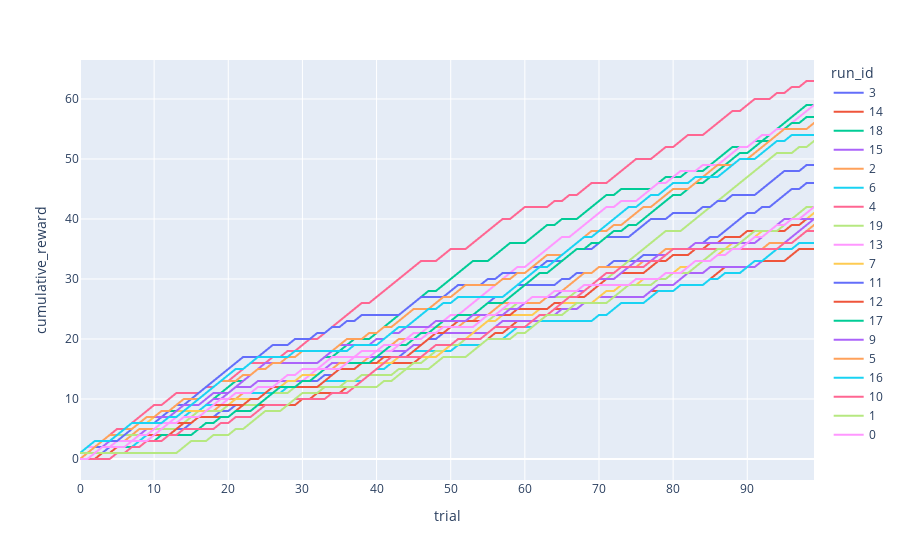

Notebook code for this chart:
### Code cell
px.line(df, x='trial', y='cumulative_reward', color='run_id')

### Figure 1 — Plotly figure (JSON) as saved in the notebook; plotly's stock layout.template omitted (floating-point values rounded to 4 significant figures)
{"data": [{"hovertemplate": "run_id=3<br>trial=%{x}<br>cumulative_reward=%{y}<extra></extra>", "legendgroup": "3", "line": {"color": "#636efa", "dash": "solid"}, "marker": {"symbol": "circle"}, "mode": "lines", "name": "3", "showlegend": true, "type": "scattergl", "x": [0, 1, 2, 3, 4, 5, 6, 7, 8, 9, 10, 11, 12, 13, 14, 15, 16, 17, 18, 19, 20, 21, 22, 23, 24, 25, 26, 27, 28, 29, 30, 31, 32, 33, 34, 35, 36, 37, 38, 39, 40, 41, 42, 43, 44, 45, 46, 47, 48, 49, 50, 51, 52, 53, 54, 55, 56, 57, 58, 59, 60, 61, 62, 63, 64, 65, 66, 67, 68, 69, 70, 71, 72, 73, 74, 75, 76, 77, 78, 79, 80, 81, 82, 83, 84, 85, 86, 87, 88, 89, 90, 91, 92, 93, 94, 95, 96, 97, 98, 99], "xaxis": "x", "y": [0, 1, 1, 1, 2, 3, 3, 3, 3, 3, 3, 3, 4, 5, 5, 6, 7, 7, 7, 8, 8, 9, 9, 10, 10, 11, 11, 11, 12, 12, 13, 13, 13, 14, 14, 15, 16, 16, 16, 16, 17, 17, 17, 17, 18, 19, 19, 20, 20, 21, 22, 23, 23, 24, 25, 26, 27, 27, 28, 29, 29, 29, 29, 29, 29, 30, 30, 31, 31, 31, 32, 32, 33, 33, 33, 33, 34, 34, 34, 34, 35, 35, 35, 36, 36, 37, 37, 38, 39, 40, 41, 41, 42, 42, 43, 44, 45, 45, 46, 46], "yaxis": "y"}, {"hovertemplate": "run_id=14<br>trial=%{x}<br>cumulative_reward=%{y}<extra></extra>", "legendgroup": "14", "line": {"color": "#EF553B", "dash": "solid"}, "marker": {"symbol": "circle"}, "mode": "lines", "name": "14", "showlegend": true, "type": "scattergl", "x": [0, 1, 2, 3, 4, 5, 6, 7, 8, 9, 10, 11, 12, 13, 14, 15, 16, 17, 18, 19, 20, 21, 22, 23, 24, 25, 26, 27, 28, 29, 30, 31, 32, 33, 34, 35, 36, 37, 38, 39, 40, 41, 42, 43, 44, 45, 46, 47, 48, 49, 50, 51, 52, 53, 54, 55, 56, 57, 58, 59, 60, 61, 62, 63, 64, 65, 66, 67, 68, 69, 70, 71, 72, 73, 74, 75, 76, 77, 78, 79, 80, 81, 82, 83, 84, 85, 86, 87, 88, 89, 90, 91, 92, 93, 94, 95, 96, 97, 98, 99], "xaxis": "x", "y": [1, 1, 2, 2, 2, 2, 2, 2, 3, 4, 4, 5, 6, 6, 6, 6, 7, 7, 7, 7, 7, 8, 9, 9, 9, 9, 9, 9, 9, 9, 10, 10, 11, 11, 11, 11, 12, 12, 13, 14, 15, 16, 16, 16, 16, 16, 17, 18, 18, 18, 19, 19, 19, 19, 19, 20, 21, 21, 22, 23, 23, 23, 23, 24, 25, 25, 25, 25, 26, 26, 26, 26, 27, 27, 27, 27, 27, 28, 28, 28, 28, 29, 29, 29, 29, 30, 31, 32, 32, 32, 32, 33, 33, 33, 33, 33, 34, 35, 35, 35], "yaxis": "y"}, {"hovertemplate": "run_id=18<br>trial=%{x}<br>cumulative_reward=%{y}<extra></extra>", "legendgroup": "18", "line": {"color": "#00cc96", "dash": "solid"}, "marker": {"symbol": "circle"}, "mode": "lines", "name": "18", "showlegend": true, "type": "scattergl", "x": [0, 1, 2, 3, 4, 5, 6, 7, 8, 9, 10, 11, 12, 13, 14, 15, 16, 17, 18, 19, 20, 21, 22, 23, 24, 25, 26, 27, 28, 29, 30, 31, 32, 33, 34, 35, 36, 37, 38, 39, 40, 41, 42, 43, 44, 45, 46, 47, 48, 49, 50, 51, 52, 53, 54, 55, 56, 57, 58, 59, 60, 61, 62, 63, 64, 65, 66, 67, 68, 69, 70, 71, 72, 73, 74, 75, 76, 77, 78, 79, 80, 81, 82, 83, 84, 85, 86, 87, 88, 89, 90, 91, 92, 93, 94, 95, 96, 97, 98, 99], "xaxis": "x", "y": [1, 1, 2, 3, 3, 4, 5, 5, 6, 6, 7, 7, 8, 8, 8, 8, 8, 9, 10, 11, 12, 13, 13, 14, 15, 15, 16, 16, 16, 16, 16, 16, 16, 17, 17, 18, 19, 20, 20, 20, 21, 22, 23, 24, 25, 26, 27, 28, 28, 29, 30, 31, 32, 33, 33, 33, 34, 35, 36, 36, 36, 37, 38, 39, 39, 40, 40, 40, 41, 42, 43, 44, 44, 45, 45, 45, 45, 45, 46, 47, 47, 47, 48, 48, 48, 49, 50, 51, 52, 52, 52, 53, 53, 54, 55, 56, 57, 58, 59, 59], "yaxis": "y"}, {"hovertemplate": "run_id=15<br>trial=%{x}<br>cumulative_reward=%{y}<extra></extra>", "legendgroup": "15", "line": {"color": "#ab63fa", "dash": "solid"}, "marker": {"symbol": "circle"}, "mode": "lines", "name": "15", "showlegend": true, "type": "scattergl", "x": [0, 1, 2, 3, 4, 5, 6, 7, 8, 9, 10, 11, 12, 13, 14, 15, 16, 17, 18, 19, 20, 21, 22, 23, 24, 25, 26, 27, 28, 29, 30, 31, 32, 33, 34, 35, 36, 37, 38, 39, 40, 41, 42, 43, 44, 45, 46, 47, 48, 49, 50, 51, 52, 53, 54, 55, 56, 57, 58, 59, 60, 61, 62, 63, 64, 65, 66, 67, 68, 69, 70, 71, 72, 73, 74, 75, 76, 77, 78, 79, 80, 81, 82, 83, 84, 85, 86, 87, 88, 89, 90, 91, 92, 93, 94, 95, 96, 97, 98, 99], "xaxis": "x", "y": [1, 1, 2, 2, 2, 2, 2, 3, 4, 5, 5, 5, 5, 5, 6, 7, 8, 9, 10, 10, 11, 12, 12, 12, 13, 13, 13, 13, 13, 13, 13, 13, 14, 15, 16, 16, 16, 17, 17, 17, 17, 18, 18, 18, 18, 19, 19, 20, 21, 21, 21, 21, 21, 21, 21, 21, 22, 23, 23, 23, 23, 23, 23, 24, 24, 25, 25, 25, 26, 26, 27, 27, 27, 27, 27, 27, 27, 28, 29, 29, 29, 30, 31, 31, 31, 32, 32, 32, 32, 32, 32, 32, 33, 34, 35, 36, 37, 38, 39, 40], "yaxis": "y"}, {"hovertemplate": "run_id=2<br>trial=%{x}<br>cumulative_reward=%{y}<extra></extra>", "legendgroup": "2", "line": {"color": "#FFA15A", "dash": "solid"}, "marker": {"symbol": "circle"}, "mode": "lines", "name": "2", "showlegend": true, "type": "scattergl", "x": [0, 1, 2, 3, 4, 5, 6, 7, 8, 9, 10, 11, 12, 13, 14, 15, 16, 17, 18, 19, 20, 21, 22, 23, 24, 25, 26, 27, 28, 29, 30, 31, 32, 33, 34, 35, 36, 37, 38, 39, 40, 41, 42, 43, 44, 45, 46, 47, 48, 49, 50, 51, 52, 53, 54, 55, 56, 57, 58, 59, 60, 61, 62, 63, 64, 65, 66, 67, 68, 69, 70, 71, 72, 73, 74, 75, 76, 77, 78, 79, 80, 81, 82, 83, 84, 85, 86, 87, 88, 89, 90, 91, 92, 93, 94, 95, 96, 97, 98, 99], "xaxis": "x", "y": [1, 1, 1, 2, 2, 3, 3, 4, 5, 5, 5, 5, 6, 6, 7, 8, 8, 8, 8, 9, 10, 10, 11, 11, 11, 11, 11, 11, 11, 12, 13, 13, 14, 15, 15, 16, 16, 16, 16, 17, 18, 18, 19, 20, 20, 20, 20, 21, 22, 22, 22, 22, 23, 23, 24, 24, 25, 26, 26, 26, 26, 26, 26, 27, 28, 28, 29, 30, 31, 31, 32, 32, 32, 32, 32, 32, 33, 33, 34, 35, 35, 35, 35, 35, 35, 35, 35, 35, 35, 35, 35, 35, 35, 36, 36, 36, 36, 37, 38, 39], "yaxis": "y"}, {"hovertemplate": "run_id=6<br>trial=%{x}<br>cumulative_reward=%{y}<extra></extra>", "legendgroup": "6", "line": {"color": "#19d3f3", "dash": "solid"}, "marker": {"symbol": "circle"}, "mode": "lines", "name": "6", "showlegend": true, "type": "scattergl", "x": [0, 1, 2, 3, 4, 5, 6, 7, 8, 9, 10, 11, 12, 13, 14, 15, 16, 17, 18, 19, 20, 21, 22, 23, 24, 25, 26, 27, 28, 29, 30, 31, 32, 33, 34, 35, 36, 37, 38, 39, 40, 41, 42, 43, 44, 45, 46, 47, 48, 49, 50, 51, 52, 53, 54, 55, 56, 57, 58, 59, 60, 61, 62, 63, 64, 65, 66, 67, 68, 69, 70, 71, 72, 73, 74, 75, 76, 77, 78, 79, 80, 81, 82, 83, 84, 85, 86, 87, 88, 89, 90, 91, 92, 93, 94, 95, 96, 97, 98, 99], "xaxis": "x", "y": [0, 0, 0, 1, 1, 1, 1, 2, 3, 4, 5, 6, 6, 6, 7, 8, 8, 9, 9, 9, 10, 11, 11, 11, 11, 11, 11, 11, 12, 12, 12, 12, 12, 13, 13, 13, 13, 13, 13, 14, 15, 15, 16, 17, 17, 18, 18, 18, 18, 18, 18, 19, 19, 19, 19, 20, 20, 20, 21, 22, 22, 22, 23, 23, 23, 23, 23, 23, 23, 23, 24, 24, 25, 26, 26, 26, 26, 27, 28, 28, 28, 29, 29, 29, 29, 30, 30, 31, 31, 31, 32, 33, 33, 34, 35, 35, 35, 36, 36, 36], "yaxis": "y"}, {"hovertemplate": "run_id=4<br>trial=%{x}<br>cumulative_reward=%{y}<extra></extra>", "legendgroup": "4", "line": {"color": "#FF6692", "dash": "solid"}, "marker": {"symbol": "circle"}, "mode": "lines", "name": "4", "showlegend": true, "type": "scattergl", "x": [0, 1, 2, 3, 4, 5, 6, 7, 8, 9, 10, 11, 12, 13, 14, 15, 16, 17, 18, 19, 20, 21, 22, 23, 24, 25, 26, 27, 28, 29, 30, 31, 32, 33, 34, 35, 36, 37, 38, 39, 40, 41, 42, 43, 44, 45, 46, 47, 48, 49, 50, 51, 52, 53, 54, 55, 56, 57, 58, 59, 60, 61, 62, 63, 64, 65, 66, 67, 68, 69, 70, 71, 72, 73, 74, 75, 76, 77, 78, 79, 80, 81, 82, 83, 84, 85, 86, 87, 88, 89, 90, 91, 92, 93, 94, 95, 96, 97, 98, 99], "xaxis": "x", "y": [0, 1, 2, 3, 4, 5, 5, 6, 7, 8, 9, 9, 10, 11, 11, 11, 11, 12, 12, 13, 13, 14, 15, 16, 16, 16, 17, 17, 18, 18, 19, 20, 20, 21, 22, 23, 24, 25, 26, 26, 27, 28, 29, 30, 31, 32, 33, 33, 33, 34, 35, 35, 35, 36, 37, 38, 39, 40, 40, 41, 42, 42, 42, 42, 43, 43, 44, 44, 45, 46, 46, 46, 47, 48, 49, 50, 50, 50, 51, 52, 52, 53, 54, 54, 54, 55, 56, 57, 58, 58, 59, 60, 60, 60, 61, 61, 62, 62, 63, 63], "yaxis": "y"}, {"hovertemplate": "run_id=19<br>trial=%{x}<br>cumulative_reward=%{y}<extra></extra>", "legendgroup": "19", "line": {"color": "#B6E880", "dash": "solid"}, "marker": {"symbol": "circle"}, "mode": "lines", "name": "19", "showlegend": true, "type": "scattergl", "x": [0, 1, 2, 3, 4, 5, 6, 7, 8, 9, 10, 11, 12, 13, 14, 15, 16, 17, 18, 19, 20, 21, 22, 23, 24, 25, 26, 27, 28, 29, 30, 31, 32, 33, 34, 35, 36, 37, 38, 39, 40, 41, 42, 43, 44, 45, 46, 47, 48, 49, 50, 51, 52, 53, 54, 55, 56, 57, 58, 59, 60, 61, 62, 63, 64, 65, 66, 67, 68, 69, 70, 71, 72, 73, 74, 75, 76, 77, 78, 79, 80, 81, 82, 83, 84, 85, 86, 87, 88, 89, 90, 91, 92, 93, 94, 95, 96, 97, 98, 99], "xaxis": "x", "y": [1, 2, 2, 2, 3, 4, 4, 4, 4, 4, 5, 5, 5, 5, 6, 7, 8, 8, 8, 8, 9, 9, 9, 9, 9, 10, 11, 11, 11, 12, 12, 12, 12, 12, 12, 12, 13, 13, 14, 14, 14, 14, 14, 15, 15, 16, 16, 17, 18, 18, 19, 19, 20, 21, 22, 23, 24, 25, 25, 26, 26, 27, 27, 27, 27, 27, 27, 28, 29, 29, 30, 30, 31, 32, 33, 34, 35, 36, 37, 38, 38, 38, 39, 40, 41, 42, 43, 44, 45, 46, 47, 48, 49, 50, 51, 51, 51, 52, 52, 53], "yaxis": "y"}, {"hovertemplate": "run_id=13<br>trial=%{x}<br>cumulative_reward=%{y}<extra></extra>", "legendgroup": "13", "line": {"color": "#FF97FF", "dash": "solid"}, "marker": {"symbol": "circle"}, "mode": "lines", "name": "13", "showlegend": true, "type": "scattergl", "x": [0, 1, 2, 3, 4, 5, 6, 7, 8, 9, 10, 11, 12, 13, 14, 15, 16, 17, 18, 19, 20, 21, 22, 23, 24, 25, 26, 27, 28, 29, 30, 31, 32, 33, 34, 35, 36, 37, 38, 39, 40, 41, 42, 43, 44, 45, 46, 47, 48, 49, 50, 51, 52, 53, 54, 55, 56, 57, 58, 59, 60, 61, 62, 63, 64, 65, 66, 67, 68, 69, 70, 71, 72, 73, 74, 75, 76, 77, 78, 79, 80, 81, 82, 83, 84, 85, 86, 87, 88, 89, 90, 91, 92, 93, 94, 95, 96, 97, 98, 99], "xaxis": "x", "y": [1, 2, 2, 2, 2, 3, 3, 3, 4, 4, 5, 6, 6, 7, 8, 8, 8, 8, 9, 9, 10, 11, 11, 11, 12, 12, 12, 12, 12, 12, 13, 14, 15, 16, 17, 17, 17, 17, 18, 18, 18, 18, 18, 19, 20, 21, 21, 22, 22, 23, 24, 24, 25, 26, 27, 28, 29, 30, 31, 32, 32, 33, 34, 35, 36, 37, 37, 38, 39, 40, 41, 42, 42, 43, 43, 43, 44, 45, 46, 46, 47, 48, 48, 48, 49, 49, 49, 50, 51, 52, 52, 53, 54, 54, 55, 55, 56, 57, 58, 59], "yaxis": "y"}, {"hovertemplate": "run_id=7<br>trial=%{x}<br>cumulative_reward=%{y}<extra></extra>", "legendgroup": "7", "line": {"color": "#FECB52", "dash": "solid"}, "marker": {"symbol": "circle"}, "mode": "lines", "name": "7", "showlegend": true, "type": "scattergl", "x": [0, 1, 2, 3, 4, 5, 6, 7, 8, 9, 10, 11, 12, 13, 14, 15, 16, 17, 18, 19, 20, 21, 22, 23, 24, 25, 26, 27, 28, 29, 30, 31, 32, 33, 34, 35, 36, 37, 38, 39, 40, 41, 42, 43, 44, 45, 46, 47, 48, 49, 50, 51, 52, 53, 54, 55, 56, 57, 58, 59, 60, 61, 62, 63, 64, 65, 66, 67, 68, 69, 70, 71, 72, 73, 74, 75, 76, 77, 78, 79, 80, 81, 82, 83, 84, 85, 86, 87, 88, 89, 90, 91, 92, 93, 94, 95, 96, 97, 98, 99], "xaxis": "x", "y": [1, 1, 2, 2, 3, 4, 5, 5, 6, 6, 7, 7, 7, 8, 8, 8, 8, 8, 9, 9, 9, 10, 10, 10, 10, 11, 12, 12, 13, 13, 14, 14, 14, 15, 15, 15, 16, 16, 16, 16, 16, 16, 16, 17, 17, 17, 17, 17, 17, 18, 19, 20, 20, 21, 22, 23, 23, 24, 24, 24, 24, 24, 25, 25, 26, 26, 26, 26, 26, 26, 27, 28, 28, 29, 29, 29, 30, 30, 30, 30, 31, 32, 32, 33, 33, 33, 34, 35, 36, 36, 36, 37, 38, 38, 39, 40, 40, 40, 40, 41], "yaxis": "y"}, {"hovertemplate": "run_id=11<br>trial=%{x}<br>cumulative_reward=%{y}<extra></extra>", "legendgroup": "11", "line": {"color": "#636efa", "dash": "solid"}, "marker": {"symbol": "circle"}, "mode": "lines", "name": "11", "showlegend": true, "type": "scattergl", "x": [0, 1, 2, 3, 4, 5, 6, 7, 8, 9, 10, 11, 12, 13, 14, 15, 16, 17, 18, 19, 20, 21, 22, 23, 24, 25, 26, 27, 28, 29, 30, 31, 32, 33, 34, 35, 36, 37, 38, 39, 40, 41, 42, 43, 44, 45, 46, 47, 48, 49, 50, 51, 52, 53, 54, 55, 56, 57, 58, 59, 60, 61, 62, 63, 64, 65, 66, 67, 68, 69, 70, 71, 72, 73, 74, 75, 76, 77, 78, 79, 80, 81, 82, 83, 84, 85, 86, 87, 88, 89, 90, 91, 92, 93, 94, 95, 96, 97, 98, 99], "xaxis": "x", "y": [1, 1, 2, 2, 3, 3, 4, 5, 6, 6, 6, 7, 8, 9, 9, 10, 11, 12, 13, 14, 15, 16, 17, 17, 17, 18, 19, 19, 19, 20, 20, 20, 21, 21, 22, 22, 23, 23, 24, 24, 24, 24, 24, 24, 25, 26, 27, 27, 27, 27, 28, 29, 29, 29, 29, 30, 30, 31, 31, 31, 31, 32, 32, 33, 33, 33, 34, 35, 35, 35, 36, 37, 37, 37, 37, 38, 39, 40, 40, 40, 41, 41, 41, 41, 42, 42, 43, 43, 44, 44, 44, 44, 45, 46, 47, 48, 48, 48, 49, 49], "yaxis": "y"}, {"hovertemplate": "run_id=12<br>trial=%{x}<br>cumulative_reward=%{y}<extra></extra>", "legendgroup": "12", "line": {"color": "#EF553B", "dash": "solid"}, "marker": {"symbol": "circle"}, "mode": "lines", "name": "12", "showlegend": true, "type": "scattergl", "x": [0, 1, 2, 3, 4, 5, 6, 7, 8, 9, 10, 11, 12, 13, 14, 15, 16, 17, 18, 19, 20, 21, 22, 23, 24, 25, 26, 27, 28, 29, 30, 31, 32, 33, 34, 35, 36, 37, 38, 39, 40, 41, 42, 43, 44, 45, 46, 47, 48, 49, 50, 51, 52, 53, 54, 55, 56, 57, 58, 59, 60, 61, 62, 63, 64, 65, 66, 67, 68, 69, 70, 71, 72, 73, 74, 75, 76, 77, 78, 79, 80, 81, 82, 83, 84, 85, 86, 87, 88, 89, 90, 91, 92, 93, 94, 95, 96, 97, 98, 99], "xaxis": "x", "y": [0, 0, 0, 1, 1, 2, 2, 2, 2, 3, 4, 4, 4, 5, 6, 6, 7, 8, 9, 9, 9, 9, 9, 10, 10, 11, 12, 12, 12, 12, 12, 12, 12, 13, 14, 15, 15, 15, 16, 16, 16, 17, 17, 17, 17, 18, 19, 20, 21, 21, 22, 23, 23, 23, 23, 24, 24, 24, 24, 25, 25, 25, 25, 25, 26, 26, 27, 27, 27, 28, 29, 30, 30, 31, 31, 31, 31, 32, 33, 33, 34, 34, 34, 35, 35, 36, 36, 37, 37, 37, 38, 38, 38, 38, 38, 38, 39, 39, 40, 40], "yaxis": "y"}, {"hovertemplate": "run_id=17<br>trial=%{x}<br>cumulative_reward=%{y}<extra></extra>", "legendgroup": "17", "line": {"color": "#00cc96", "dash": "solid"}, "marker": {"symbol": "circle"}, "mode": "lines", "name": "17", "showlegend": true, "type": "scattergl", "x": [0, 1, 2, 3, 4, 5, 6, 7, 8, 9, 10, 11, 12, 13, 14, 15, 16, 17, 18, 19, 20, 21, 22, 23, 24, 25, 26, 27, 28, 29, 30, 31, 32, 33, 34, 35, 36, 37, 38, 39, 40, 41, 42, 43, 44, 45, 46, 47, 48, 49, 50, 51, 52, 53, 54, 55, 56, 57, 58, 59, 60, 61, 62, 63, 64, 65, 66, 67, 68, 69, 70, 71, 72, 73, 74, 75, 76, 77, 78, 79, 80, 81, 82, 83, 84, 85, 86, 87, 88, 89, 90, 91, 92, 93, 94, 95, 96, 97, 98, 99], "xaxis": "x", "y": [0, 0, 1, 2, 2, 2, 2, 2, 2, 3, 3, 4, 4, 4, 4, 4, 5, 6, 6, 7, 7, 8, 8, 8, 9, 10, 11, 12, 12, 12, 13, 13, 14, 15, 15, 15, 16, 16, 16, 16, 17, 18, 19, 19, 19, 20, 21, 21, 22, 23, 23, 24, 24, 24, 25, 26, 26, 26, 27, 28, 29, 30, 31, 31, 32, 33, 34, 35, 35, 36, 36, 37, 38, 38, 39, 39, 40, 41, 42, 43, 44, 44, 45, 46, 46, 47, 48, 49, 50, 51, 51, 52, 53, 53, 54, 55, 56, 56, 57, 57], "yaxis": "y"}, {"hovertemplate": "run_id=9<br>trial=%{x}<br>cumulative_reward=%{y}<extra></extra>", "legendgroup": "9", "line": {"color": "#ab63fa", "dash": "solid"}, "marker": {"symbol": "circle"}, "mode": "lines", "name": "9", "showlegend": true, "type": "scattergl", "x": [0, 1, 2, 3, 4, 5, 6, 7, 8, 9, 10, 11, 12, 13, 14, 15, 16, 17, 18, 19, 20, 21, 22, 23, 24, 25, 26, 27, 28, 29, 30, 31, 32, 33, 34, 35, 36, 37, 38, 39, 40, 41, 42, 43, 44, 45, 46, 47, 48, 49, 50, 51, 52, 53, 54, 55, 56, 57, 58, 59, 60, 61, 62, 63, 64, 65, 66, 67, 68, 69, 70, 71, 72, 73, 74, 75, 76, 77, 78, 79, 80, 81, 82, 83, 84, 85, 86, 87, 88, 89, 90, 91, 92, 93, 94, 95, 96, 97, 98, 99], "xaxis": "x", "y": [1, 1, 1, 2, 3, 4, 5, 6, 6, 7, 7, 7, 7, 8, 9, 9, 9, 10, 11, 11, 11, 12, 13, 14, 15, 16, 16, 16, 16, 16, 16, 16, 16, 17, 18, 19, 19, 19, 19, 19, 20, 20, 21, 21, 22, 22, 22, 22, 23, 23, 23, 23, 23, 24, 24, 24, 24, 24, 25, 25, 26, 27, 27, 27, 27, 28, 28, 28, 28, 29, 30, 30, 30, 31, 32, 33, 33, 33, 34, 34, 35, 35, 35, 36, 36, 36, 36, 36, 36, 36, 36, 36, 37, 38, 39, 40, 40, 40, 40, 40], "yaxis": "y"}, {"hovertemplate": "run_id=5<br>trial=%{x}<br>cumulative_reward=%{y}<extra></extra>", "legendgroup": "5", "line": {"color": "#FFA15A", "dash": "solid"}, "marker": {"symbol": "circle"}, "mode": "lines", "name": "5", "showlegend": true, "type": "scattergl", "x": [0, 1, 2, 3, 4, 5, 6, 7, 8, 9, 10, 11, 12, 13, 14, 15, 16, 17, 18, 19, 20, 21, 22, 23, 24, 25, 26, 27, 28, 29, 30, 31, 32, 33, 34, 35, 36, 37, 38, 39, 40, 41, 42, 43, 44, 45, 46, 47, 48, 49, 50, 51, 52, 53, 54, 55, 56, 57, 58, 59, 60, 61, 62, 63, 64, 65, 66, 67, 68, 69, 70, 71, 72, 73, 74, 75, 76, 77, 78, 79, 80, 81, 82, 83, 84, 85, 86, 87, 88, 89, 90, 91, 92, 93, 94, 95, 96, 97, 98, 99], "xaxis": "x", "y": [0, 1, 2, 3, 4, 4, 5, 5, 6, 7, 7, 8, 8, 9, 10, 10, 10, 11, 12, 13, 13, 13, 14, 14, 15, 15, 16, 16, 17, 17, 18, 18, 18, 18, 18, 19, 20, 20, 20, 21, 21, 22, 22, 23, 24, 25, 25, 25, 26, 27, 27, 28, 29, 29, 29, 29, 29, 30, 30, 31, 31, 32, 33, 34, 34, 34, 35, 36, 37, 38, 38, 38, 39, 39, 40, 41, 42, 42, 43, 44, 45, 45, 45, 46, 47, 48, 49, 49, 49, 50, 50, 51, 52, 53, 54, 55, 55, 55, 55, 56], "yaxis": "y"}, {"hovertemplate": "run_id=16<br>trial=%{x}<br>cumulative_reward=%{y}<extra></extra>", "legendgroup": "16", "line": {"color": "#19d3f3", "dash": "solid"}, "marker": {"symbol": "circle"}, "mode": "lines", "name": "16", "showlegend": true, "type": "scattergl", "x": [0, 1, 2, 3, 4, 5, 6, 7, 8, 9, 10, 11, 12, 13, 14, 15, 16, 17, 18, 19, 20, 21, 22, 23, 24, 25, 26, 27, 28, 29, 30, 31, 32, 33, 34, 35, 36, 37, 38, 39, 40, 41, 42, 43, 44, 45, 46, 47, 48, 49, 50, 51, 52, 53, 54, 55, 56, 57, 58, 59, 60, 61, 62, 63, 64, 65, 66, 67, 68, 69, 70, 71, 72, 73, 74, 75, 76, 77, 78, 79, 80, 81, 82, 83, 84, 85, 86, 87, 88, 89, 90, 91, 92, 93, 94, 95, 96, 97, 98, 99], "xaxis": "x", "y": [1, 2, 3, 3, 3, 4, 5, 6, 6, 6, 6, 6, 7, 7, 8, 9, 10, 11, 12, 13, 14, 15, 15, 16, 17, 17, 17, 17, 17, 18, 18, 18, 18, 18, 18, 18, 18, 19, 19, 19, 19, 20, 21, 22, 22, 23, 24, 25, 25, 26, 26, 27, 27, 27, 27, 27, 27, 27, 28, 29, 30, 31, 32, 32, 33, 34, 35, 36, 37, 37, 38, 39, 40, 41, 42, 42, 43, 44, 44, 45, 46, 46, 46, 47, 47, 47, 47, 48, 49, 50, 50, 50, 51, 52, 53, 53, 54, 54, 54, 54], "yaxis": "y"}, {"hovertemplate": "run_id=10<br>trial=%{x}<br>cumulative_reward=%{y}<extra></extra>", "legendgroup": "10", "line": {"color": "#FF6692", "dash": "solid"}, "marker": {"symbol": "circle"}, "mode": "lines", "name": "10", "showlegend": true, "type": "scattergl", "x": [0, 1, 2, 3, 4, 5, 6, 7, 8, 9, 10, 11, 12, 13, 14, 15, 16, 17, 18, 19, 20, 21, 22, 23, 24, 25, 26, 27, 28, 29, 30, 31, 32, 33, 34, 35, 36, 37, 38, 39, 40, 41, 42, 43, 44, 45, 46, 47, 48, 49, 50, 51, 52, 53, 54, 55, 56, 57, 58, 59, 60, 61, 62, 63, 64, 65, 66, 67, 68, 69, 70, 71, 72, 73, 74, 75, 76, 77, 78, 79, 80, 81, 82, 83, 84, 85, 86, 87, 88, 89, 90, 91, 92, 93, 94, 95, 96, 97, 98, 99], "xaxis": "x", "y": [0, 0, 0, 0, 0, 1, 1, 2, 2, 3, 3, 3, 4, 4, 5, 5, 5, 5, 5, 6, 6, 7, 7, 7, 8, 9, 9, 9, 9, 10, 10, 10, 10, 10, 11, 11, 11, 12, 13, 14, 15, 16, 17, 17, 17, 17, 17, 18, 19, 19, 19, 20, 20, 20, 20, 21, 22, 22, 22, 22, 22, 23, 24, 24, 25, 26, 27, 27, 28, 29, 30, 31, 31, 32, 32, 32, 32, 33, 33, 34, 35, 35, 35, 35, 35, 35, 35, 35, 35, 35, 35, 35, 35, 35, 35, 36, 36, 37, 38, 38], "yaxis": "y"}, {"hovertemplate": "run_id=1<br>trial=%{x}<br>cumulative_reward=%{y}<extra></extra>", "legendgroup": "1", "line": {"color": "#B6E880", "dash": "solid"}, "marker": {"symbol": "circle"}, "mode": "lines", "name": "1", "showlegend": true, "type": "scattergl", "x": [0, 1, 2, 3, 4, 5, 6, 7, 8, 9, 10, 11, 12, 13, 14, 15, 16, 17, 18, 19, 20, 21, 22, 23, 24, 25, 26, 27, 28, 29, 30, 31, 32, 33, 34, 35, 36, 37, 38, 39, 40, 41, 42, 43, 44, 45, 46, 47, 48, 49, 50, 51, 52, 53, 54, 55, 56, 57, 58, 59, 60, 61, 62, 63, 64, 65, 66, 67, 68, 69, 70, 71, 72, 73, 74, 75, 76, 77, 78, 79, 80, 81, 82, 83, 84, 85, 86, 87, 88, 89, 90, 91, 92, 93, 94, 95, 96, 97, 98, 99], "xaxis": "x", "y": [1, 1, 1, 1, 1, 1, 1, 1, 1, 1, 1, 1, 1, 1, 2, 3, 3, 3, 4, 4, 4, 5, 5, 6, 7, 8, 8, 8, 9, 10, 11, 11, 11, 12, 12, 12, 12, 12, 12, 12, 12, 13, 13, 14, 15, 15, 15, 15, 16, 17, 17, 17, 17, 18, 19, 20, 20, 20, 20, 21, 21, 22, 23, 24, 24, 24, 25, 26, 26, 26, 26, 26, 27, 28, 29, 29, 29, 29, 30, 30, 31, 31, 31, 32, 33, 34, 35, 35, 35, 36, 37, 38, 38, 38, 38, 39, 40, 41, 42, 42], "yaxis": "y"}, {"hovertemplate": "run_id=0<br>trial=%{x}<br>cumulative_reward=%{y}<extra></extra>", "legendgroup": "0", "line": {"color": "#FF97FF", "dash": "solid"}, "marker": {"symbol": "circle"}, "mode": "lines", "name": "0", "showlegend": true, "type": "scattergl", "x": [0, 1, 2, 3, 4, 5, 6, 7, 8, 9, 10, 11, 12, 13, 14, 15, 16, 17, 18, 19, 20, 21, 22, 23, 24, 25, 26, 27, 28, 29, 30, 31, 32, 33, 34, 35, 36, 37, 38, 39, 40, 41, 42, 43, 44, 45, 46, 47, 48, 49, 50, 51, 52, 53, 54, 55, 56, 57, 58, 59, 60, 61, 62, 63, 64, 65, 66, 67, 68, 69, 70, 71, 72, 73, 74, 75, 76, 77, 78, 79, 80, 81, 82, 83, 84, 85, 86, 87, 88, 89, 90, 91, 92, 93, 94, 95, 96, 97, 98, 99], "xaxis": "x", "y": [0, 0, 1, 2, 2, 2, 2, 3, 3, 3, 4, 5, 6, 6, 7, 7, 7, 8, 9, 10, 10, 11, 11, 11, 12, 12, 12, 13, 14, 14, 15, 15, 15, 15, 15, 15, 16, 17, 17, 17, 18, 19, 19, 19, 20, 20, 20, 21, 21, 22, 22, 22, 22, 22, 23, 24, 24, 25, 26, 26, 26, 27, 27, 27, 28, 28, 28, 28, 29, 29, 29, 29, 29, 29, 29, 30, 30, 30, 30, 31, 31, 31, 32, 33, 33, 33, 34, 34, 35, 35, 36, 37, 37, 38, 39, 39, 40, 40, 41, 42], "yaxis": "y"}], "layout": {"legend": {"title": {"text": "run_id"}, "tracegroupgap": 0}, "margin": {"t": 60}, "xaxis": {"anchor": "y", "domain": [0, 1], "title": {"text": "trial"}}, "yaxis": {"anchor": "x", "domain": [0, 1], "title": {"text": "cumulative_reward"}}}}
